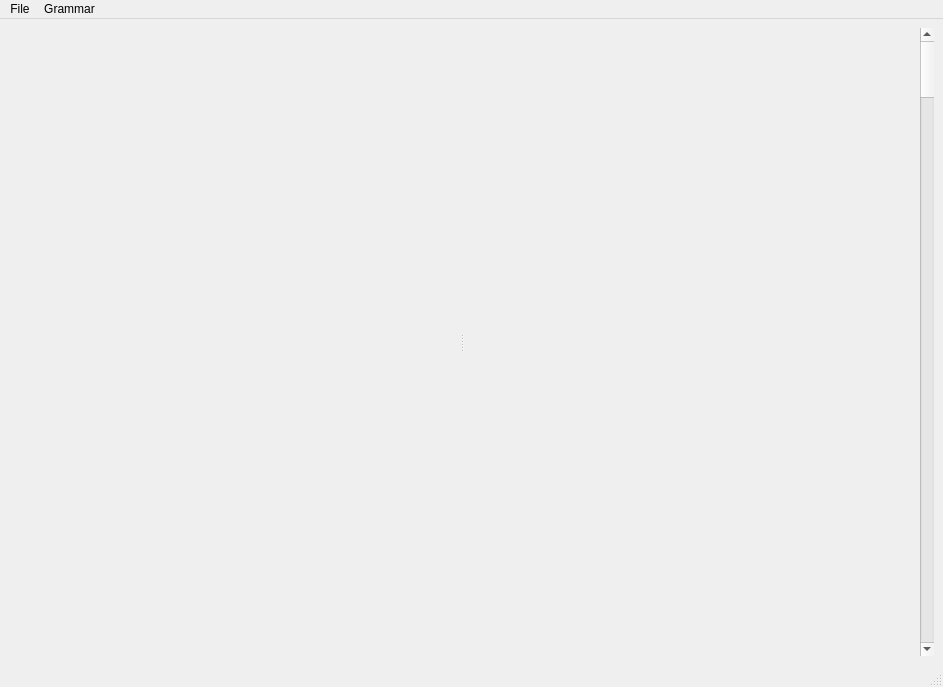
<?xml version="1.0" encoding="UTF-8"?>
<ui version="4.0">
 <class>Test9Window</class>
 <widget class="QMainWindow" name="Test9Window">
  <property name="geometry">
   <rect>
    <x>0</x>
    <y>0</y>
    <width>943</width>
    <height>687</height>
   </rect>
  </property>
  <property name="windowTitle">
   <string>Test9 Window</string>
  </property>
  <widget class="QWidget" name="centralwidget">
   <layout class="QGridLayout" name="gridLayout">
    <item row="1" column="0">
     <layout class="QVBoxLayout" name="bottomVerticalLayout">
      <property name="sizeConstraint">
       <enum>QLayout::SetMaximumSize</enum>
      </property>
     </layout>
    </item>
    <item row="0" column="1">
     <widget class="QScrollBar" name="verticalScrollBar">
      <property name="sizePolicy">
       <sizepolicy hsizetype="Fixed" vsizetype="Minimum">
        <horstretch>0</horstretch>
        <verstretch>1</verstretch>
       </sizepolicy>
      </property>
      <property name="orientation">
       <enum>Qt::Vertical</enum>
      </property>
     </widget>
    </item>
    <item row="0" column="0">
     <widget class="QSplitter" name="splitter">
      <property name="orientation">
       <enum>Qt::Horizontal</enum>
      </property>
      <widget class="QWidget" name="horizontalLayoutWidget">
       <layout class="QHBoxLayout" name="leftHorizontalLayout"/>
      </widget>
      <widget class="QWidget" name="horizontalLayoutWidget_2">
       <layout class="QHBoxLayout" name="rightHorizontalLayout"/>
      </widget>
     </widget>
    </item>
   </layout>
  </widget>
  <widget class="QMenuBar" name="menubar">
   <property name="geometry">
    <rect>
     <x>0</x>
     <y>0</y>
     <width>943</width>
     <height>21</height>
    </rect>
   </property>
   <widget class="QMenu" name="menuFile">
    <property name="title">
     <string>File</string>
    </property>
    <addaction name="actionLoad"/>
    <addaction name="actionQuit"/>
   </widget>
   <widget class="QMenu" name="menuGrammar">
    <property name="title">
     <string>Grammar</string>
    </property>
   </widget>
   <addaction name="menuFile"/>
   <addaction name="menuGrammar"/>
  </widget>
  <widget class="QStatusBar" name="statusbar"/>
  <action name="actionLoad">
   <property name="text">
    <string>Load</string>
   </property>
  </action>
  <action name="actionQuit">
   <property name="text">
    <string>Quit</string>
   </property>
  </action>
 </widget>
 <resources/>
 <connections/>
</ui>
